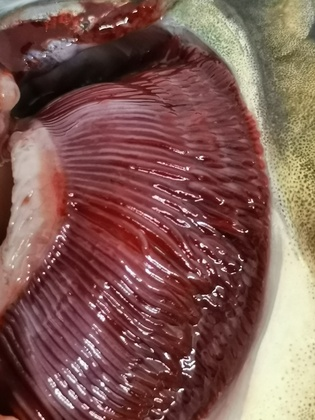
%> input picture old/24x4x4/Training/Segar/1_11.jpg, 315 x 420 px, shrunk from 3000 x 4000 before the run
$ octave PengHistoRevisivector.m   (GNU Octave 9; MATLAB toolbox functions it lacks are replaced by stand-ins)
%> lines starting %> are read from the running program, lines starting %| are printed output that depends on the picture
close all;
clearvars;
clc;

[file,path] = uigetfile({'*.jpg'; '*.png'}, 'PILIH GAMBAR');
%> the answer given: Training/Segar/1_11.jpg

I=imread([path, file]);
%> I is the input picture: size 420x315x3 uint8; mean R, G, B 129.1, 90.8, 84.2
 [X,Y]=size(I(:,:,1));
%> X = 420; Y = 315

  cX = floor(X/2);
%> cX = 210
  cY = floor(Y/2);
%> cY = 157
%   Xbaru=400;
%   Ybaru=400;

  crop = I(cX-floor(X/4):cX+floor(X/4), cY-floor(Y/4) : cY+floor(Y/4),:);
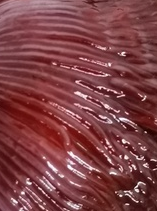
%> crop: size 211x157x3 uint8; mean R, G, B 127.2, 66.1, 69.9
  crop_hsv=rgb2hsv(crop);
%> crop_hsv: size 211x157x3 double; mean H, S, V 0.791, 0.514, 0.499

 figure(1),imshow(I);
figure(2),imshow(crop);
% xlswrite('TabelCrop.xls', crop_hsv, 'Sheet 1', 'A2');
% figure(3), imshow(crop_hsv);
[N,M,L]=size(crop);
%> N = 211; M = 157; L = 3
Hk = 12; Ck = 5; Lk = 5;
HCL_Histo(1:Hk, 1:Ck+1, 1:Lk) = 0;
gamma = 1;
Q = exp(gamma/100.0);
Ldiv = ceil((2*Q-1.0)*255/(2.0*Lk));
Cdiv = round(2*255*Q/(3.0*Ck));
Hdiv = 30;
for n=1:N
    for m=1:M
       b=double(crop(n,m,3)); g=double(crop(n,m,2)); r=double(crop(n,m,1));

       Max = max(r,max(g,b));
       Min = min(r,min(g,b));
       if Max==0 Q=1.0;
       else Q = exp((Min*gamma)/(Max*100.0));
       end
       L = floor((Q*Max+(Q-1.0)*Min)/(2.0*Ldiv));
       rg = (r-g); gb = (g-b);
       C = (abs(b-r) + abs(rg) + abs(gb))*Q/(3.0);
       if C<=5 C=0;
       else C = 1 + floor((C-5)/Cdiv);
       end
       H = atan(gb/rg);
       if (C==0) H=0.0;
       elseif (rg>=0&&gb>=0)H=2*H/3;
       elseif ((rg>=0)&&gb<0)H=4*H/3;
       elseif (rg<0&&gb>=0)H=pi+4*H/3;
       elseif ((rg<0)&&gb<0)H=2*H/3-pi;
       end
       H = H*(180/pi)+Hdiv/2;
       if H<0 H=floor((360+H)/(Hdiv));
       else H = floor(H/(Hdiv));
       end
       HCL_Histo(H+1,C+1,L+1) = HCL_Histo(H+1, C+1, L+1)+1;
    end
end
%> after the loop, Q = 1
HCL_Histo = (100*HCL_Histo/(N*M));
HCL_Histo_1D=reshape(HCL_Histo,[1,360]);
%> HCL_Histo_1D = 360 values, max 39.65 at index 169, min 0 at index 1, mean 0.278
% [9 lines of commented-out code are left out]
 B = HCL_Histo_1D;
%> B has the same summary as HCL_Histo_1D
 csvwrite('Vektor1.csv',B)
figure(3), %plot(HCL_Histo_1D);

% [12 lines of commented-out code are left out]


$ run again, on old/24x4x4/Training/Segar/1_4.jpg
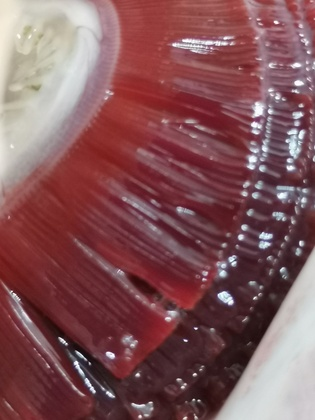
%> input picture old/24x4x4/Training/Segar/1_4.jpg, 315 x 420 px, shrunk from 3000 x 4000 before the run
%> I is the input picture: size 420x315x3 uint8; mean R, G, B 131.3, 86, 89.7
%> X = 420; Y = 315
%> cX = 210
%> cY = 157
%> `crop = I(cX-floor(X/4):cX+floor(X/4), cY-floor(Y/4) : cY+floor(Y/4),:);`:
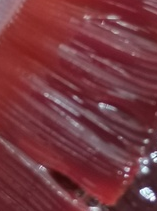
%> crop: size 211x157x3 uint8; mean R, G, B 118.8, 56, 63.3
%> crop_hsv: size 211x157x3 double; mean H, S, V 0.85, 0.542, 0.467
%> after the loop `for n=1:N`: Q = 1.01
%> HCL_Histo_1D = 360 values, max 43.72 at index 169, min 0 at index 1, mean 0.278
%> B has the same summary as HCL_Histo_1D

$ run again, on old/24x4x4/Training/Segar/1_5.jpg
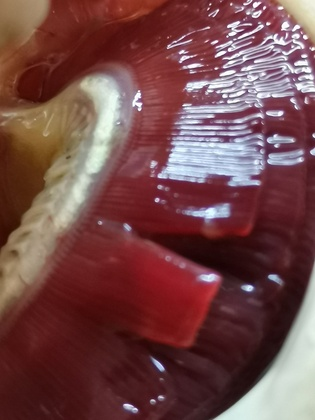
%> input picture old/24x4x4/Training/Segar/1_5.jpg, 315 x 420 px, shrunk from 3000 x 4000 before the run
%> I is the input picture: size 420x315x3 uint8; mean R, G, B 116.6, 73.2, 73.2
%> X = 420; Y = 315
%> cX = 210
%> cY = 157
%> `crop = I(cX-floor(X/4):cX+floor(X/4), cY-floor(Y/4) : cY+floor(Y/4),:);`:
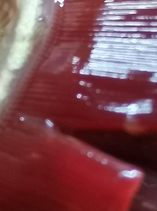
%> crop: size 211x157x3 uint8; mean R, G, B 127.2, 75.5, 82.4
%> crop_hsv: size 211x157x3 double; mean H, S, V 0.767, 0.527, 0.518
%> after the loop `for n=1:N`: Q = 1.01
%> HCL_Histo_1D = 360 values, max 24.63 at index 169, min 0 at index 1, mean 0.278
%> B has the same summary as HCL_Histo_1D

$ run again, on old/24x4x4/Training/Segar/1_7.jpg
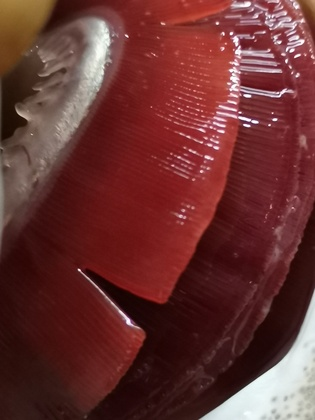
%> input picture old/24x4x4/Training/Segar/1_7.jpg, 315 x 420 px, shrunk from 3000 x 4000 before the run
%> I is the input picture: size 420x315x3 uint8; mean R, G, B 104.7, 50.5, 48.6
%> X = 420; Y = 315
%> cX = 210
%> cY = 157
%> `crop = I(cX-floor(X/4):cX+floor(X/4), cY-floor(Y/4) : cY+floor(Y/4),:);`:
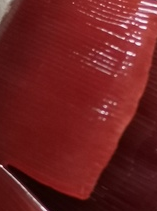
%> crop: size 211x157x3 uint8; mean R, G, B 110, 32.6, 32.8
%> crop_hsv: size 211x157x3 double; mean H, S, V 0.408, 0.739, 0.431
%> after the loop `for n=1:N`: Q = 1
%> HCL_Histo_1D = 360 values, max 44.66 at index 169, min 0 at index 1, mean 0.278
%> B has the same summary as HCL_Histo_1D
